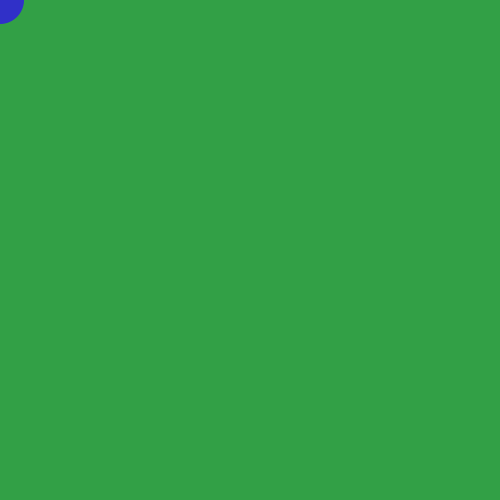
Frame 1 (no input)
Frame 60 (the mouse pressed at the canvas centre just before this capture): identical to frame 1, image omitted
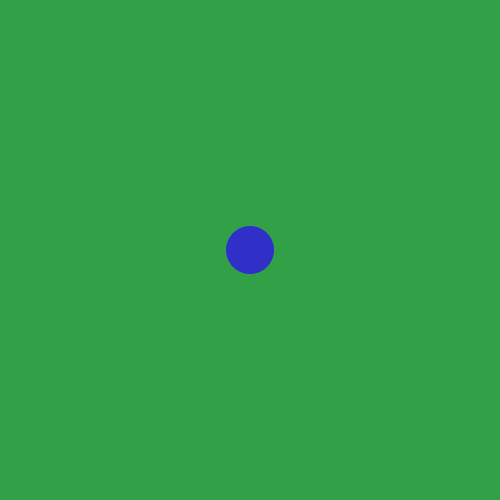
Frame 120 (the mouse held since frame 60 and released just before this capture)

The Processing sketch that drew these frames (run headless with seeded random() and noise(); from frame 60 on, the mouse is pressed at the canvas centre):

// Processing sketch: processing_49471
// ── processing_49471.pde

float[] x = new float [50];
float[] y = new float [50];

void setup () {
  size (500, 500);
  smooth ();
  noStroke();
  
  //reset all the number in both arrays 
  
  
  for (int i = 0; i<50; i++) {
  x[i] = 0;
  y[i] = 0;
}
}
void draw () {
  background (50, 160, 70);
  
  for(int i = 0; i<49; i++) {
    x[i] = x [i+1];
     y[i] = y [i+1];
     fill (i, i, 200); 
     ellipse (x[i], y[i], i, i);
  }
  x [49] = mouseX;
  y [49] = mouseY;
  }

                
                                
